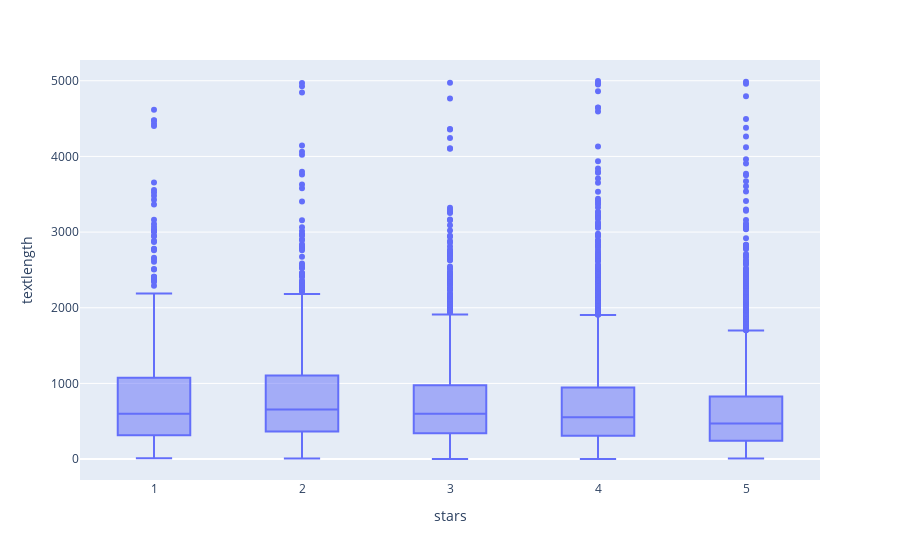

Write notebook code for a chart like this one.
### Code cell
fig = px.box(yelp, x="stars", y="textlength")
fig.show()

### Figure 1 — Plotly figure (JSON) as saved in the notebook; plotly's stock layout.template omitted (floating-point values rounded to 4 significant figures; data arrays with more than 128 entries replaced by an {"elided": "..."} marker saying what was removed)
{"data": [{"alignmentgroup": "True", "hovertemplate": "stars=%{x}<br>textlength=%{y}<extra></extra>", "legendgroup": "", "marker": {"color": "#636efa"}, "name": "", "notched": false, "offsetgroup": "", "orientation": "v", "showlegend": false, "type": "box", "x": {"elided": "10000 int values"}, "x0": " ", "xaxis": "x", "y": {"elided": "10000 int values"}, "y0": " ", "yaxis": "y"}], "layout": {"boxmode": "group", "legend": {"tracegroupgap": 0}, "margin": {"t": 60}, "xaxis": {"anchor": "y", "domain": [0, 1], "title": {"text": "stars"}}, "yaxis": {"anchor": "x", "domain": [0, 1], "title": {"text": "textlength"}}}}
